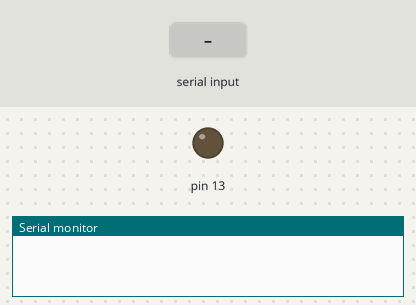
This sketch was run on a simulated Arduino Uno, built with avr-gcc and run on an emulated ATmega328P. Shown: output pins drawn as LEDs (lit = HIGH), the last lines printed to the serial monitor. The test bench sets the inputs (shaded band).

Above: at 1.2 s.
1.3 s: "0" received over the second serial link
At 2.0 s:
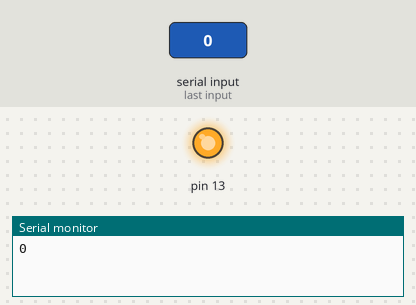
2.8 s: "1" received over the second serial link
At 3.1 s:
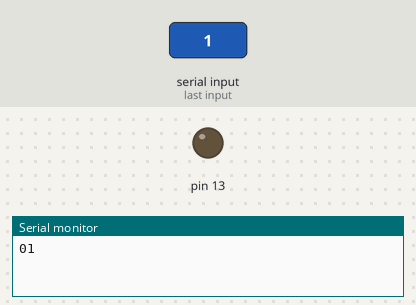
Timing chart, 0 to 5.8 s (numbered marks = the images above; inputs shaded):
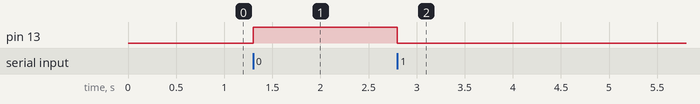

Measured:
- after the input at 1.3 s, pin 13: LOW → HIGH at once
- after the input at 2.8 s, pin 13: HIGH → LOW at once

The sketch:

bluetooth_hc-06.ino
```cpp
#include <SoftwareSerial.h>

SoftwareSerial BTSerial(2, 3);

void setup() {
  Serial.begin(9600);
  BTSerial.begin(9600);
  pinMode(13, OUTPUT);
}

void loop() {
  if (BTSerial.available()){
    char data = BTSerial.read();
    Serial.write(data);

    if(data == '0'){
      digitalWrite(13, HIGH);
    }else if(data == '1'){
      digitalWrite(13, LOW);
    }
  }

  if (Serial.available())
    BTSerial.write(Serial.read());
}
```
